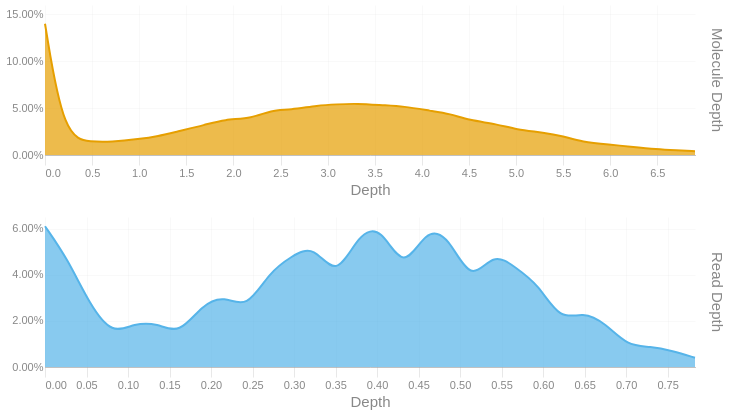

The notebook cell this image was saved under:
### Code cell
readdep = depth_hist(tb['Read Depth'], q99, 3)
readdep = readdep.with_columns(pl.lit('Read Depth').alias('Metric'))
if not SKIPLR:
    moldep = depth_hist(tb['Molecule Depth'], mol_q99, 1)
    moldep = moldep.with_columns(pl.lit('Molecule Depth').alias('Metric'))
    _hist = pl.concat([readdep, moldep])
    _hist = _hist.filter(pl.col('Proportion') != 0)
    with SafeRender(_hist):
        (
            alt.Chart(_hist)        
            .mark_area(interpolate = "basis")
            .encode(
                x=alt.X('Bin:Q').scale(domainMin=0).axis(alt.Axis(title='Depth')),
                y = alt.Y('Proportion:Q', title = None).axis(format = '.2%'),
                color = alt.Color('Metric:N').legend(None),
                row = alt.Row("Metric:N").header(title = None, labelOrient = 'right'),
                tooltip = [
                    alt.Tooltip("Metric:N", title = "Metric"),
                    alt.Tooltip('Interval:N', title = "Depth Interval"),
                    alt.Tooltip('Proportion:Q', title = "% Alignments").format('.2%')
                ]
            )
            .resolve_scale(x='independent', y='independent')
            .properties(
                height = 150, width = 650,
                usermeta={'embedOptions': {'downloadFileName': f'{samplename}.depth.hist'}}
            )
        ).display()
else:
    readdep = readdep.filter(pl.col('Proportion') != 0)
    with SafeRender(readdep):
        (
            alt.Chart(readdep)        
            .mark_area(interpolate = "basis")
            .encode(
                x=alt.X('Bin:Q').scale(domainMin=0).axis(alt.Axis(title='Depth')),
                y = alt.Y('Proportion:Q', title = None).axis(format = '.2%'),
                tooltip = [
                    alt.Tooltip('Interval:N', title = "Depth Interval"),
                    alt.Tooltip('Proportion:Q', title = "% Alignments").format('.2%')
                ]
            )
            .properties(
                usermeta={'embedOptions': {'downloadFileName': f'{samplename}.depth.hist'}}
            )
        ).display()

### Figure 1 — Vega-Lite specification as saved in the notebook (floating-point values rounded to 4 significant figures)
{"width": 650, "height": 150, "config": {"title": {"anchor": "start", "dy": -15, "fontSize": 18, "color": "#888888", "subtitleColor": "#888888", "subtitleFontSize": 14}, "arc": {"fill": "#0072B2"}, "axis": {"domainColor": "#888888", "domainWidth": 0.5, "gridWidth": 0.2, "grid": false, "titleFontWeight": 400, "titleFontSize": 15, "labelFontSize": 11, "labelColor": "#888888", "tickColor": "#888888", "tickWidth": 0.2, "titleColor": "#888888"}, "axisBand": {"grid": false}, "axisX": {"grid": true, "tickSize": 10, "domainCap": "round"}, "axisY": {"domain": false, "grid": true, "tickSize": 0, "domainCap": "round"}, "background": "transparent", "header": {"labelFontSize": 15, "labelColor": "#888888", "titleFontSize": 15, "titleFontWeight": 600, "titleColor": "#888888"}, "legend": {"labelFont": "sans-serif", "labelFontSize": 12, "labelColor": "#888888", "symbolSize": 100, "symbolType": "circle", "titleFontSize": 12, "titlePadding": 10, "titleColor": "#888888", "title": null}, "range": {"category": ["#E69F00", "#56B4E9", "#009E73", "#F0E442", "#0072B2", "#D55E00", "#CC79A7", "#000000"], "diverging": ["#cfe8f3", "#a2d4ec", "#73bfe2", "#46abdb", "#1696d2", "#12719e"]}, "area": {"fill": "#0072B2", "fillOpacity": 0.7, "line": true, "strokeOpacity": 0.7}, "line": {"color": "#0072B2", "stroke": "#0072B2", "strokeWidth": 2}, "trail": {"color": "#0072B2", "stroke": "#0072B2", "strokeWidth": 0, "size": 1}, "point": {"filled": true, "fillOpacity": 1.0, "size": 95}, "text": {"color": "#888888", "fontSize": 11, "align": "right", "fontWeight": 400, "size": 11}, "bar": {"fill": "#0072B2", "stroke": null}, "view": {"stroke": null, "continuousWidth": 660, "continuousHeight": 400}}, "data": {"name": "data-c3122f1fa0b98c7b2122e4fdb1d84ddd"}, "mark": {"type": "area", "interpolate": "basis"}, "encoding": {"color": {"field": "Metric", "legend": null, "type": "nominal"}, "row": {"field": "Metric", "header": {"title": null, "labelOrient": "right"}, "type": "nominal"}, "tooltip": [{"field": "Metric", "title": "Metric", "type": "nominal"}, {"field": "Interval", "title": "Depth Interval", "type": "nominal"}, {"field": "Proportion", "format": ".2%", "title": "% Alignments", "type": "quantitative"}], "x": {"axis": {"title": "Depth"}, "field": "Bin", "scale": {"domainMin": 0}, "type": "quantitative"}, "y": {"axis": {"format": ".2%"}, "field": "Proportion", "title": null, "type": "quantitative"}}, "resolve": {"scale": {"x": "independent", "y": "independent"}}, "usermeta": {"embedOptions": {"downloadFileName": "TF26LRJL0031_5B_10484332_23Y22YLT4_L7.depth.hist"}}, "$schema": "https://vega.github.io/schema/vega-lite/v6.4.1.json", "datasets": {"data-c3122f1fa0b98c7b2122e4fdb1d84ddd": [{"Bin": 0.0, "Interval": "0.0-0.027", "Proportion": 0.061, "Metric": "Read Depth"}, {"Bin": 0.027, "Interval": "0.027-0.054", "Proportion": 0.047, "Metric": "Read Depth"}, {"Bin": 0.054, "Interval": "0.054-0.081", "Proportion": 0.027, "Metric": "Read Depth"}, {"Bin": 0.081, "Interval": "0.081-0.108", "Proportion": 0.014, "Metric": "Read Depth"}, {"Bin": 0.108, "Interval": "0.108-0.135", "Proportion": 0.019, "Metric": "Read Depth"}, {"Bin": 0.135, "Interval": "0.135-0.162", "Proportion": 0.019, "Metric": "Read Depth"}, {"Bin": 0.162, "Interval": "0.162-0.189", "Proportion": 0.014, "Metric": "Read Depth"}, {"Bin": 0.189, "Interval": "0.189-0.216", "Proportion": 0.027, "Metric": "Read Depth"}, {"Bin": 0.216, "Interval": "0.216-0.243", "Proportion": 0.031, "Metric": "Read Depth"}, {"Bin": 0.243, "Interval": "0.243-0.27", "Proportion": 0.025, "Metric": "Read Depth"}, {"Bin": 0.27, "Interval": "0.27-0.297", "Proportion": 0.041, "Metric": "Read Depth"}, {"Bin": 0.297, "Interval": "0.297-0.324", "Proportion": 0.048, "Metric": "Read Depth"}, {"Bin": 0.324, "Interval": "0.324-0.351", "Proportion": 0.053, "Metric": "Read Depth"}, {"Bin": 0.351, "Interval": "0.351-0.378", "Proportion": 0.038, "Metric": "Read Depth"}, {"Bin": 0.378, "Interval": "0.378-0.405", "Proportion": 0.058, "Metric": "Read Depth"}, {"Bin": 0.405, "Interval": "0.405-0.432", "Proportion": 0.061, "Metric": "Read Depth"}, {"Bin": 0.432, "Interval": "0.432-0.459", "Proportion": 0.041, "Metric": "Read Depth"}, {"Bin": 0.459, "Interval": "0.459-0.486", "Proportion": 0.06, "Metric": "Read Depth"}, {"Bin": 0.486, "Interval": "0.486-0.513", "Proportion": 0.057, "Metric": "Read Depth"}, {"Bin": 0.513, "Interval": "0.513-0.54", "Proportion": 0.036, "Metric": "Read Depth"}, {"Bin": 0.54, "Interval": "0.54-0.567", "Proportion": 0.05, "Metric": "Read Depth"}, {"Bin": 0.567, "Interval": "0.567-0.594", "Proportion": 0.043, "Metric": "Read Depth"}, {"Bin": 0.594, "Interval": "0.594-0.621", "Proportion": 0.036, "Metric": "Read Depth"}, {"Bin": 0.621, "Interval": "0.621-0.648", "Proportion": 0.02, "Metric": "Read Depth"}, {"Bin": 0.648, "Interval": "0.648-0.675", "Proportion": 0.024, "Metric": "Read Depth"}, {"Bin": 0.675, "Interval": "0.675-0.702", "Proportion": 0.019, "Metric": "Read Depth"}, {"Bin": 0.702, "Interval": "0.702-0.729", "Proportion": 0.009, "Metric": "Read Depth"}, {"Bin": 0.729, "Interval": "0.729-0.756", "Proportion": 0.009, "Metric": "Read Depth"}, {"Bin": 0.756, "Interval": "0.756-0.783", "Proportion": 0.007, "Metric": "Read Depth"}, {"Bin": 0.783, "Interval": "0.783-0.81", "Proportion": 0.004, "Metric": "Read Depth"}, {"Bin": 0.0, "Interval": "0.0-0.2", "Proportion": 0.14, "Metric": "Molecule Depth"}, {"Bin": 0.2, "Interval": "0.2-0.5", "Proportion": 0.018, "Metric": "Molecule Depth"}, {"Bin": 0.5, "Interval": "0.5-0.7", "Proportion": 0.014, "Metric": "Molecule Depth"}, {"Bin": 0.7, "Interval": "0.7-1.0", "Proportion": 0.014, "Metric": "Molecule Depth"}, {"Bin": 1.0, "Interval": "1.0-1.2", "Proportion": 0.017, "Metric": "Molecule Depth"}, {"Bin": 1.2, "Interval": "1.2-1.4", "Proportion": 0.02, "Metric": "Molecule Depth"}, {"Bin": 1.4, "Interval": "1.4-1.7", "Proportion": 0.025, "Metric": "Molecule Depth"}, {"Bin": 1.7, "Interval": "1.7-1.9", "Proportion": 0.032, "Metric": "Molecule Depth"}, {"Bin": 1.9, "Interval": "1.9-2.2", "Proportion": 0.038, "Metric": "Molecule Depth"}, {"Bin": 2.2, "Interval": "2.2-2.4", "Proportion": 0.039, "Metric": "Molecule Depth"}, {"Bin": 2.4, "Interval": "2.4-2.6", "Proportion": 0.048, "Metric": "Molecule Depth"}, {"Bin": 2.6, "Interval": "2.6-2.9", "Proportion": 0.048, "Metric": "Molecule Depth"}, {"Bin": 2.9, "Interval": "2.9-3.1", "Proportion": 0.053, "Metric": "Molecule Depth"}, {"Bin": 3.1, "Interval": "3.1-3.3", "Proportion": 0.054, "Metric": "Molecule Depth"}, {"Bin": 3.3, "Interval": "3.3-3.6", "Proportion": 0.055, "Metric": "Molecule Depth"}, {"Bin": 3.6, "Interval": "3.6-3.8", "Proportion": 0.053, "Metric": "Molecule Depth"}, {"Bin": 3.8, "Interval": "3.8-4.1", "Proportion": 0.052, "Metric": "Molecule Depth"}, {"Bin": 4.1, "Interval": "4.1-4.3", "Proportion": 0.047, "Metric": "Molecule Depth"}, {"Bin": 4.3, "Interval": "4.3-4.5", "Proportion": 0.044, "Metric": "Molecule Depth"}, {"Bin": 4.5, "Interval": "4.5-4.8", "Proportion": 0.037, "Metric": "Molecule Depth"}, {"Bin": 4.8, "Interval": "4.8-5.0", "Proportion": 0.033, "Metric": "Molecule Depth"}, {"Bin": 5.0, "Interval": "5.0-5.3", "Proportion": 0.027, "Metric": "Molecule Depth"}, {"Bin": 5.3, "Interval": "5.3-5.5", "Proportion": 0.024, "Metric": "Molecule Depth"}, {"Bin": 5.5, "Interval": "5.5-5.7", "Proportion": 0.02, "Metric": "Molecule Depth"}, {"Bin": 5.7, "Interval": "5.7-6.0", "Proportion": 0.014, "Metric": "Molecule Depth"}, {"Bin": 6.0, "Interval": "6.0-6.2", "Proportion": 0.011, "Metric": "Molecule Depth"}, {"Bin": 6.2, "Interval": "6.2-6.5", "Proportion": 0.009, "Metric": "Molecule Depth"}, {"Bin": 6.5, "Interval": "6.5-6.7", "Proportion": 0.006, "Metric": "Molecule Depth"}, {"Bin": 6.7, "Interval": "6.7-6.9", "Proportion": 0.005, "Metric": "Molecule Depth"}, {"Bin": 6.9, "Interval": "6.9-7.17", "Proportion": 0.004, "Metric": "Molecule Depth"}]}}
